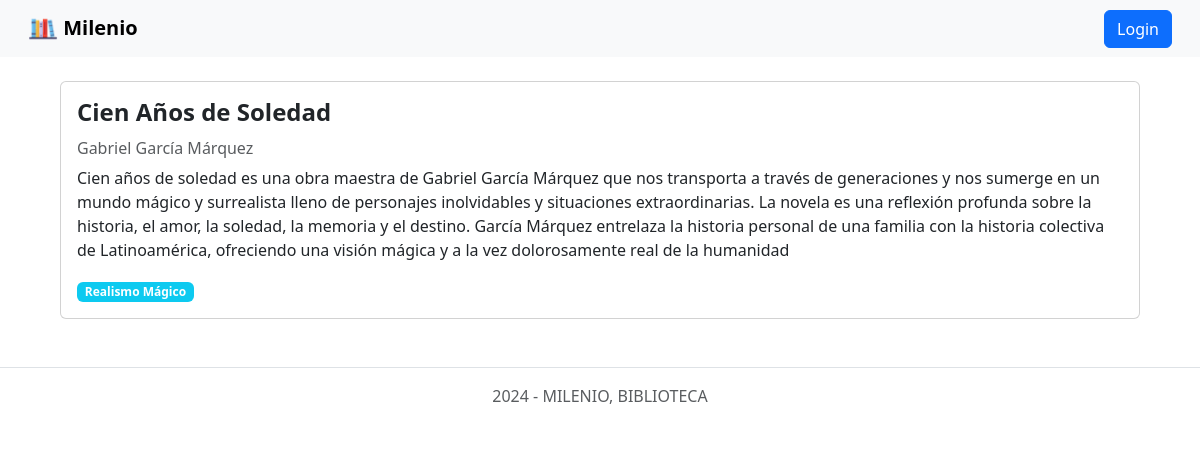
/detail/1, run on the app's committed database.
### tables this page shows
CREATE TABLE `libros` (
  `id_libro` int(11) NOT NULL,
  `nombre` varchar(50) NOT NULL,
  `autor` varchar(40) NOT NULL,
  `resena` text NOT NULL,
  `genero` varchar(40) NOT NULL
);

### app/views/catalogo.view.php (called while the page is built, shortened)
<?php
class CatalogoView {
    public function showDetail($libro) {
        include_once 'templates/detail.phtml';
    }
}

### app/models/catalogo.model.php (called while the page is built, shortened)
<?php
class CatalogoModel {
    private $db;
    public function __construct() {
       $this->db = new PDO('mysql:host=localhost;dbname=milenio_db;charset=utf8', 'root', '');
    }
    public function getLibro($id) {
        $query = $this->db->prepare('SELECT * FROM libros WHERE id_libro = ?');
        $query->execute([$id]);
        $libros = $query->fetch(PDO::FETCH_OBJ);
        return $libros;
    }
}

### templates/detail.phtml (the view, shortened to what this page needs)
<?php require 'templates/layout/header.phtml'; ?>
<div class="d-flex justify-content-center mt-4">
    <div class="card" style="width: 90%;">
        <div class="card-body">
            <h4 class="card-title mb-3 fw-bold"><?php echo $libro->nombre; ?></h4>
            <h6 class="card-subtitle mb-2 text-body-secondary"><?php echo $libro->autor; ?></h6>
            <p class="card-text"><?php echo $libro->resena; ?></p>
            <span class="badge bg-info"><?php echo $libro->genero; ?></span>
        </div>
    </div>
</div>
<?php require 'templates/layout/footer.phtml'; ?>

### data on the page
libros: nombre "Cien Años de Soledad", autor "Gabriel García Márquez", resena "Cien años de soledad es una obra maestra de Gabriel García Márquez que nos transporta a través de generaciones y nos sumerge en un mundo mágico y surrealista lleno de personajes inolvidables y situaciones extraordinarias. La novela es una reflexión profunda sobre la historia, el amor, la soledad, la memoria y el destino. García Márquez entrelaza la historia personal de una familia con la historia colectiva de Latinoamérica, ofreciendo una visión mágica y a la vez dolorosamente real de la humanidad", genero "Realismo Mágico"
